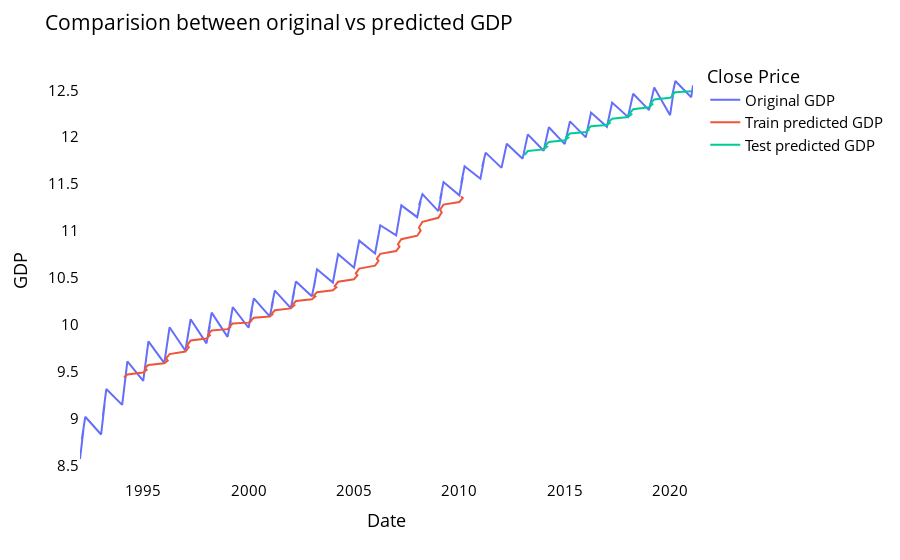

The notebook cell saved with this chart:
### Code cell
# shift train predictions for plotting

look_back=time_step
trainPredictPlot = np.empty_like(closedf)
trainPredictPlot[:, :] = np.nan
trainPredictPlot[look_back:len(train_predict)+look_back, :] = train_predict
print("Train predicted data: ", trainPredictPlot.shape)

# shift test predictions for plotting
testPredictPlot = np.empty_like(closedf)
testPredictPlot[:, :] = np.nan
testPredictPlot[len(train_predict)+(look_back*2)+1:len(closedf)-1, :] = test_predict
print("Test predicted data: ", testPredictPlot.shape)

names = cycle(['Original GDP','Train predicted GDP','Test predicted GDP'])


plotdf = pd.DataFrame({'date': df['Date'],
                       'original': df['GDP'],
                      'train_predicted_close': trainPredictPlot.reshape(1,-1)[0].tolist(),
                      'test_predicted_close': testPredictPlot.reshape(1,-1)[0].tolist()})

fig = px.line(plotdf,x=plotdf['date'], y=[plotdf['original'],plotdf['train_predicted_close'],
                                          plotdf['test_predicted_close']],
              labels={'value':'GDP','date': 'Date'})
fig.update_layout(title_text='Comparision between original vs predicted GDP',
                  plot_bgcolor='white', font_size=15, font_color='black', legend_title_text='Close Price')
fig.for_each_trace(lambda t:  t.update(name = next(names)))

fig.update_xaxes(showgrid=False)
fig.update_yaxes(showgrid=False)
fig.show()

### Figure 1 — Plotly figure (JSON) as saved in the notebook; plotly's stock layout.template omitted (floating-point values rounded to 4 significant figures)
{"data": [{"hovertemplate": "variable=original<br>Date=%{x}<br>GDP=%{y}<extra></extra>", "legendgroup": "original", "line": {"color": "#636efa", "dash": "solid"}, "marker": {"symbol": "circle"}, "mode": "lines", "name": "Original GDP", "orientation": "v", "showlegend": true, "type": "scatter", "x": ["1992-01", "1992-03", "1992-02", "1992-04", "1993-01", "1993-03", "1993-02", "1993-04", "1994-01", "1994-03", "1994-02", "1994-04", "1995-01", "1995-03", "1995-02", "1995-04", "1996-01", "1996-03", "1996-02", "1996-04", "1997-01", "1997-03", "1997-02", "1997-04", "1998-01", "1998-03", "1998-02", "1998-04", "1999-01", "1999-03", "1999-02", "1999-04", "2000-01", "2000-03", "2000-02", "2000-04", "2001-01", "2001-03", "2001-02", "2001-04", "2002-01", "2002-03", "2002-02", "2002-04", "2003-01", "2003-03", "2003-02", "2003-04", "2004-01", "2004-03", "2004-02", "2004-04", "2005-01", "2005-03", "2005-02", "2005-04", "2006-01", "2006-03", "2006-02", "2006-04", "2007-01", "2007-03", "2007-02", "2007-04", "2008-01", "2008-03", "2008-02", "2008-04", "2009-01", "2009-03", "2009-02", "2009-04", "2010-01", "2010-03", "2010-02", "2010-04", "2011-01", "2011-03", "2011-02", "2011-04", "2012-01", "2012-03", "2012-02", "2012-04", "2013-01", "2013-03", "2013-02", "2013-04", "2014-01", "2014-03", "2014-02", "2014-04", "2015-01", "2015-03", "2015-02", "2015-04", "2016-01", "2016-03", "2016-02", "2016-04", "2017-01", "2017-03", "2017-02", "2017-04", "2018-01", "2018-03", "2018-02", "2018-04", "2019-01", "2019-03", "2019-02", "2019-04", "2020-01", "2020-03", "2020-02", "2020-04", "2021-01", "2021-02"], "xaxis": "x", "y": [8.568, 8.881, 8.777, 9.019, 8.83, 9.147, 9.031, 9.314, 9.146, 9.462, 9.348, 9.61, 9.402, 9.691, 9.59, 9.823, 9.591, 9.831, 9.75, 9.973, 9.723, 9.928, 9.861, 10.06, 9.801, 9.989, 9.918, 10.13, 9.871, 10.05, 9.979, 10.19, 9.968, 10.15, 10.09, 10.28, 10.09, 10.25, 10.19, 10.36, 10.18, 10.35, 10.28, 10.46, 10.3, 10.47, 10.39, 10.59, 10.45, 10.64, 10.56, 10.75, 10.61, 10.78, 10.71, 10.9, 10.76, 10.93, 10.87, 11.06, 10.95, 11.15, 11.08, 11.27, 11.15, 11.32, 11.27, 11.39, 11.21, 11.41, 11.34, 11.52, 11.38, 11.57, 11.51, 11.69, 11.56, 11.75, 11.69, 11.84, 11.67, 11.84, 11.79, 11.93, 11.77, 11.93, 11.87, 12.03, 11.85, 12.02, 11.96, 12.11, 11.93, 12.08, 12.03, 12.17, 12.0, 12.16, 12.11, 12.26, 12.11, 12.27, 12.22, 12.37, 12.22, 12.37, 12.32, 12.46, 12.29, 12.43, 12.39, 12.53, 12.23, 12.49, 12.43, 12.6, 12.43, 12.55], "yaxis": "y"}, {"hovertemplate": "variable=train_predicted_close<br>Date=%{x}<br>GDP=%{y}<extra></extra>", "legendgroup": "train_predicted_close", "line": {"color": "#EF553B", "dash": "solid"}, "marker": {"symbol": "circle"}, "mode": "lines", "name": "Train predicted GDP", "orientation": "v", "showlegend": true, "type": "scatter", "x": ["1992-01", "1992-03", "1992-02", "1992-04", "1993-01", "1993-03", "1993-02", "1993-04", "1994-01", "1994-03", "1994-02", "1994-04", "1995-01", "1995-03", "1995-02", "1995-04", "1996-01", "1996-03", "1996-02", "1996-04", "1997-01", "1997-03", "1997-02", "1997-04", "1998-01", "1998-03", "1998-02", "1998-04", "1999-01", "1999-03", "1999-02", "1999-04", "2000-01", "2000-03", "2000-02", "2000-04", "2001-01", "2001-03", "2001-02", "2001-04", "2002-01", "2002-03", "2002-02", "2002-04", "2003-01", "2003-03", "2003-02", "2003-04", "2004-01", "2004-03", "2004-02", "2004-04", "2005-01", "2005-03", "2005-02", "2005-04", "2006-01", "2006-03", "2006-02", "2006-04", "2007-01", "2007-03", "2007-02", "2007-04", "2008-01", "2008-03", "2008-02", "2008-04", "2009-01", "2009-03", "2009-02", "2009-04", "2010-01", "2010-03", "2010-02", "2010-04", "2011-01", "2011-03", "2011-02", "2011-04", "2012-01", "2012-03", "2012-02", "2012-04", "2013-01", "2013-03", "2013-02", "2013-04", "2014-01", "2014-03", "2014-02", "2014-04", "2015-01", "2015-03", "2015-02", "2015-04", "2016-01", "2016-03", "2016-02", "2016-04", "2017-01", "2017-03", "2017-02", "2017-04", "2018-01", "2018-03", "2018-02", "2018-04", "2019-01", "2019-03", "2019-02", "2019-04", "2020-01", "2020-03", "2020-02", "2020-04", "2021-01", "2021-02"], "xaxis": "x", "y": [null, null, null, null, null, null, null, null, null, null, 9.437, 9.469, 9.49, 9.52, 9.54, 9.571, 9.589, 9.618, 9.641, 9.687, 9.715, 9.76, 9.781, 9.832, 9.852, 9.888, 9.898, 9.939, 9.953, 9.98, 9.978, 10.01, 10.02, 10.04, 10.04, 10.07, 10.09, 10.11, 10.11, 10.15, 10.17, 10.21, 10.21, 10.25, 10.27, 10.3, 10.31, 10.35, 10.37, 10.4, 10.41, 10.46, 10.49, 10.53, 10.55, 10.6, 10.63, 10.68, 10.7, 10.76, 10.79, 10.83, 10.86, 10.91, 10.95, 11.0, 11.04, 11.1, 11.14, 11.2, 11.23, 11.28, 11.31, 11.35, 11.37, null, null, null, null, null, null, null, null, null, null, null, null, null, null, null, null, null, null, null, null, null, null, null, null, null, null, null, null, null, null, null, null, null, null, null, null, null, null, null, null, null, null, null], "yaxis": "y"}, {"hovertemplate": "variable=test_predicted_close<br>Date=%{x}<br>GDP=%{y}<extra></extra>", "legendgroup": "test_predicted_close", "line": {"color": "#00cc96", "dash": "solid"}, "marker": {"symbol": "circle"}, "mode": "lines", "name": "Test predicted GDP", "orientation": "v", "showlegend": true, "type": "scatter", "x": ["1992-01", "1992-03", "1992-02", "1992-04", "1993-01", "1993-03", "1993-02", "1993-04", "1994-01", "1994-03", "1994-02", "1994-04", "1995-01", "1995-03", "1995-02", "1995-04", "1996-01", "1996-03", "1996-02", "1996-04", "1997-01", "1997-03", "1997-02", "1997-04", "1998-01", "1998-03", "1998-02", "1998-04", "1999-01", "1999-03", "1999-02", "1999-04", "2000-01", "2000-03", "2000-02", "2000-04", "2001-01", "2001-03", "2001-02", "2001-04", "2002-01", "2002-03", "2002-02", "2002-04", "2003-01", "2003-03", "2003-02", "2003-04", "2004-01", "2004-03", "2004-02", "2004-04", "2005-01", "2005-03", "2005-02", "2005-04", "2006-01", "2006-03", "2006-02", "2006-04", "2007-01", "2007-03", "2007-02", "2007-04", "2008-01", "2008-03", "2008-02", "2008-04", "2009-01", "2009-03", "2009-02", "2009-04", "2010-01", "2010-03", "2010-02", "2010-04", "2011-01", "2011-03", "2011-02", "2011-04", "2012-01", "2012-03", "2012-02", "2012-04", "2013-01", "2013-03", "2013-02", "2013-04", "2014-01", "2014-03", "2014-02", "2014-04", "2015-01", "2015-03", "2015-02", "2015-04", "2016-01", "2016-03", "2016-02", "2016-04", "2017-01", "2017-03", "2017-02", "2017-04", "2018-01", "2018-03", "2018-02", "2018-04", "2019-01", "2019-03", "2019-02", "2019-04", "2020-01", "2020-03", "2020-02", "2020-04", "2021-01", "2021-02"], "xaxis": "x", "y": [null, null, null, null, null, null, null, null, null, null, null, null, null, null, null, null, null, null, null, null, null, null, null, null, null, null, null, null, null, null, null, null, null, null, null, null, null, null, null, null, null, null, null, null, null, null, null, null, null, null, null, null, null, null, null, null, null, null, null, null, null, null, null, null, null, null, null, null, null, null, null, null, null, null, null, null, null, null, null, null, null, null, null, null, null, null, 11.81, 11.85, 11.87, 11.9, 11.91, 11.95, 11.97, 12.0, 12.0, 12.04, 12.05, 12.08, 12.08, 12.12, 12.13, 12.15, 12.16, 12.2, 12.22, 12.24, 12.26, 12.3, 12.32, 12.35, 12.36, 12.4, 12.42, 12.45, 12.45, 12.48, 12.49, null], "yaxis": "y"}], "layout": {"font": {"color": "black", "size": 15}, "legend": {"title": {"text": "Close Price"}, "tracegroupgap": 0}, "margin": {"t": 60}, "plot_bgcolor": "white", "title": {"text": "Comparision between original vs predicted GDP"}, "xaxis": {"anchor": "y", "domain": [0, 1], "showgrid": false, "title": {"text": "Date"}}, "yaxis": {"anchor": "x", "domain": [0, 1], "showgrid": false, "title": {"text": "GDP"}}}}
